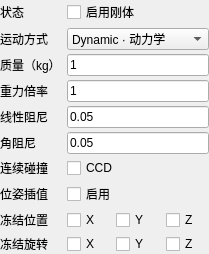
<?xml version="1.0" encoding="UTF-8"?><ui version="4.0"><class>RigidbodyComponentEditorForm</class><widget class="QWidget" name="RigidbodyComponentEditorForm"><property name="sizePolicy"><sizepolicy hsizetype="Expanding" vsizetype="Maximum"><horstretch>0</horstretch><verstretch>0</verstretch></sizepolicy></property><layout class="QFormLayout" name="formLayout"><property name="formAlignment"><set>Qt::AlignLeft|Qt::AlignTop</set></property><property name="labelAlignment"><set>Qt::AlignLeft|Qt::AlignVCenter</set></property><property name="fieldGrowthPolicy"><enum>QFormLayout::AllNonFixedFieldsGrow</enum></property><property name="leftMargin"><number>0</number></property><property name="topMargin"><number>0</number></property><property name="rightMargin"><number>0</number></property><property name="bottomMargin"><number>0</number></property><property name="horizontalSpacing"><number>6</number></property><property name="verticalSpacing"><number>4</number></property><item row="0" column="0"><widget class="QLabel" name="label0"><property name="text"><string>状态</string></property></widget></item><item row="0" column="1"><widget class="QCheckBox" name="enabledCheck"><property name="text"><string>启用刚体</string></property></widget></item><item row="1" column="0"><widget class="QLabel" name="label1"><property name="text"><string>运动方式</string></property></widget></item><item row="1" column="1"><widget class="QComboBox" name="motionCombo"><item><property name="text"><string>Dynamic · 动力学</string></property></item><item><property name="text"><string>Kinematic · 代码驱动</string></property></item></widget></item><item row="2" column="0"><widget class="QLabel" name="label2"><property name="text"><string>质量（kg）</string></property></widget></item><item row="2" column="1"><widget class="QLineEdit" name="massEdit"><property name="text"><string>1</string></property><property name="minimumSize"><size><width>28</width><height>0</height></size></property></widget></item><item row="3" column="0"><widget class="QLabel" name="label3"><property name="text"><string>重力倍率</string></property></widget></item><item row="3" column="1"><widget class="QLineEdit" name="gravityEdit"><property name="text"><string>1</string></property><property name="minimumSize"><size><width>28</width><height>0</height></size></property></widget></item><item row="4" column="0"><widget class="QLabel" name="label4"><property name="text"><string>线性阻尼</string></property></widget></item><item row="4" column="1"><widget class="QLineEdit" name="linearDampingEdit"><property name="text"><string>0.05</string></property><property name="minimumSize"><size><width>28</width><height>0</height></size></property></widget></item><item row="5" column="0"><widget class="QLabel" name="label5"><property name="text"><string>角阻尼</string></property></widget></item><item row="5" column="1"><widget class="QLineEdit" name="angularDampingEdit"><property name="text"><string>0.05</string></property><property name="minimumSize"><size><width>28</width><height>0</height></size></property></widget></item><item row="6" column="0"><widget class="QLabel" name="label6"><property name="text"><string>连续碰撞</string></property></widget></item><item row="6" column="1"><widget class="QCheckBox" name="continuousCheck"><property name="text"><string>CCD</string></property></widget></item>
<item row="7" column="0"><widget class="QLabel" name="interpolateLabel"><property name="text"><string>位姿插值</string></property></widget></item>
<item row="7" column="1"><widget class="QCheckBox" name="interpolateCheck">
 <property name="text"><string>启用</string></property>
 <property name="toolTip"><string>在相邻物理步之间插值渲染位姿。碰撞检测继续使用固定步的物理位姿。</string></property>
</widget></item>
<item row="8" column="0"><widget class="QLabel" name="label7"><property name="text"><string>冻结位置</string></property></widget></item><item row="8" column="1"><widget class="QWidget" name="positionHost"><layout class="QHBoxLayout" name="positionLayout"><property name="leftMargin"><number>0</number></property><property name="topMargin"><number>0</number></property><property name="rightMargin"><number>0</number></property><property name="bottomMargin"><number>0</number></property><item><widget class="QCheckBox" name="positionXCheck"><property name="text"><string>X</string></property></widget></item><item><widget class="QCheckBox" name="positionYCheck"><property name="text"><string>Y</string></property></widget></item><item><widget class="QCheckBox" name="positionZCheck"><property name="text"><string>Z</string></property></widget></item></layout></widget></item><item row="9" column="0"><widget class="QLabel" name="label8"><property name="text"><string>冻结旋转</string></property></widget></item><item row="9" column="1"><widget class="QWidget" name="rotationHost"><layout class="QHBoxLayout" name="rotationLayout"><property name="leftMargin"><number>0</number></property><property name="topMargin"><number>0</number></property><property name="rightMargin"><number>0</number></property><property name="bottomMargin"><number>0</number></property><item><widget class="QCheckBox" name="rotationXCheck"><property name="text"><string>X</string></property></widget></item><item><widget class="QCheckBox" name="rotationYCheck"><property name="text"><string>Y</string></property></widget></item><item><widget class="QCheckBox" name="rotationZCheck"><property name="text"><string>Z</string></property></widget></item></layout></widget></item></layout></widget><resources/><connections/></ui>
